Frame 1 (no input): blank canvas, image omitted
Frame 60 (no input): blank canvas, image omitted
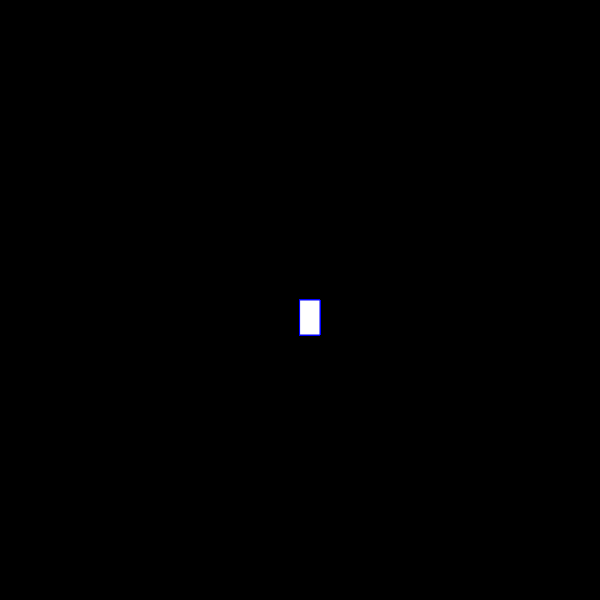
Frame 120 (the mouse pressed at the canvas centre since frame 60)

The p5.js sketch whose frames 1 and 60 were blank and that drew this single picture after the mouse press (run headless with seeded random() and noise() and a simulated clock; from frame 60 on, the mouse is pressed at the canvas centre):

// p5.js sketch
// ── sketch.js
function setup() {
    createCanvas(600, 600);
    background("black");
  }
  
  function draw() {
    stroke("blue");
    fill ("red)");
    
    if(mouseIsPressed){
      rect (mouseX, mouseY, 20, 35);
    }
  }
